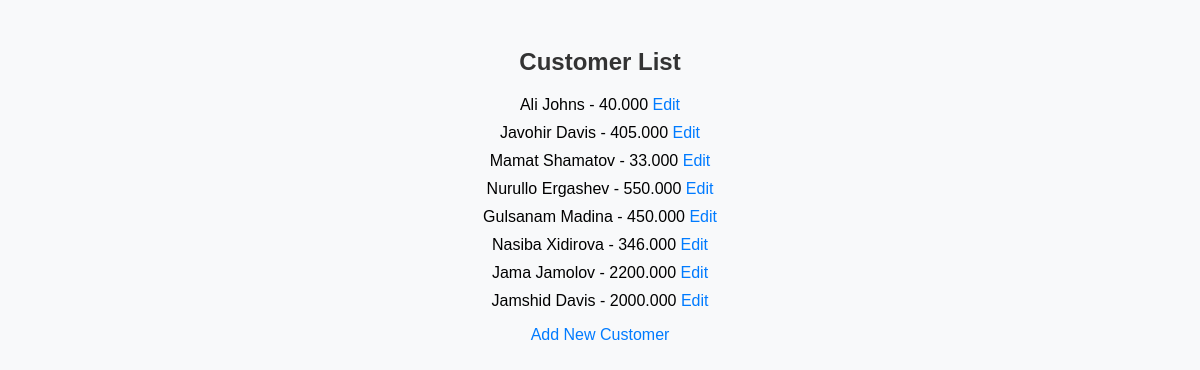
The page / on the database its author committed.
### registration/models.py (models this page shows, shortened)
class Customer(models.Model):
    first_name = models.CharField(max_length=100)
    last_name = models.CharField(max_length=100)
    cost = models.DecimalField(max_digits=10, decimal_places=3)
    purchases = models.TextField(blank=True, null=True)
    took_on = models.DateTimeField()
    returned_on = models.DateTimeField(blank=True, null=True)
    class Meta:
        db_table = 'debts_customer'

### registration/views.py (the view)
# urls.py: path('', views.customer_list, name='customer_list'),
def customer_list(request):
    customers = Customer.objects.all()
    return render(request, 'registration/customer_list.html', {'customers': customers})

### registration/templates/registration/customer_list.html (shortened to what this page needs)
{% load static %}
<!DOCTYPE html>
<html>
<head>
    <link rel="stylesheet" type="text/css" href="{% static 'registration/css/style.css' %}">
</head>
<body>
    <h2>Customer List</h2>
    <ul>
        {% for customer in customers %}
            <li>
                {{ customer.first_name }} {{ customer.last_name }} - {{ customer.cost }}
                <a href="{% url 'customer_edit' customer.pk %}">Edit</a>
            </li>
        {% endfor %}
    </ul>
    <a href="{% url 'customer_create' %}">Add New Customer</a>
</body>
</html>

### registration/static/registration/css/style.css (style rules this page uses)
body { font-family: Arial, sans-serif; background-color: #f8f9fa; padding: 20px; text-align: center; }
h2 { color: #333; }
ul { list-style-type: none; padding: 0; }
ul li { margin-bottom: 10px; }
a { color: #007bff; text-decoration: none; }

### rows shown on the page
Customer: first_name "Ali", last_name "Johns", cost "40.000"
Customer: first_name "Javohir", last_name "Davis", cost "405.000"
Customer: first_name "Mamat", last_name "Shamatov", cost "33.000"
Customer: first_name "Nurullo", last_name "Ergashev", cost "550.000"
Customer: first_name "Gulsanam", last_name "Madina", cost "450.000"
Customer: first_name "Nasiba", last_name "Xidirova", cost "346.000"
Customer: first_name "Jama", last_name "Jamolov", cost "2200.000"
Customer: first_name "Jamshid", last_name "Davis", cost "2000.000"
